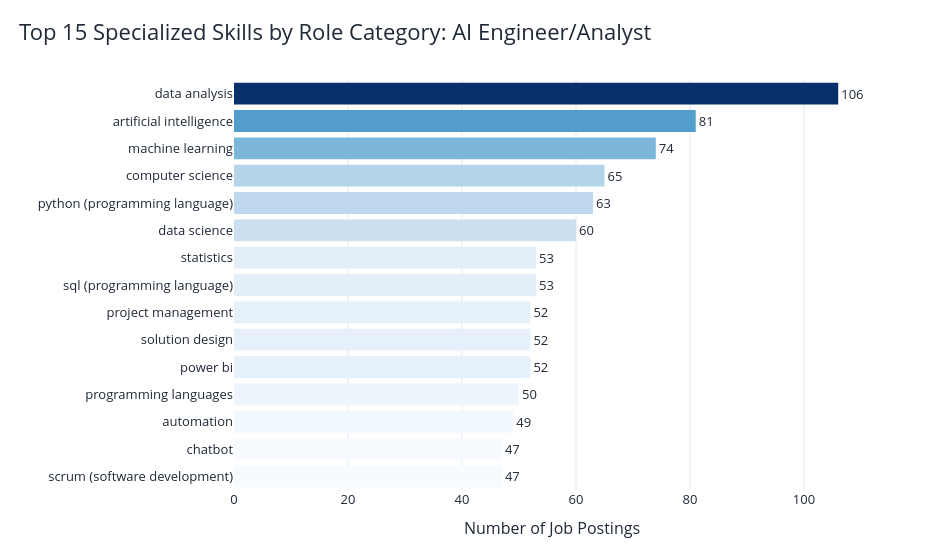
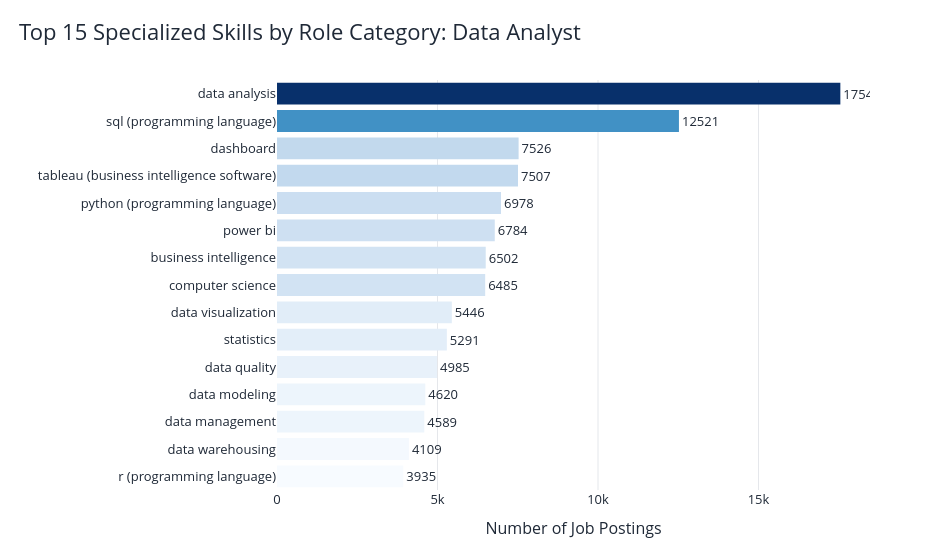
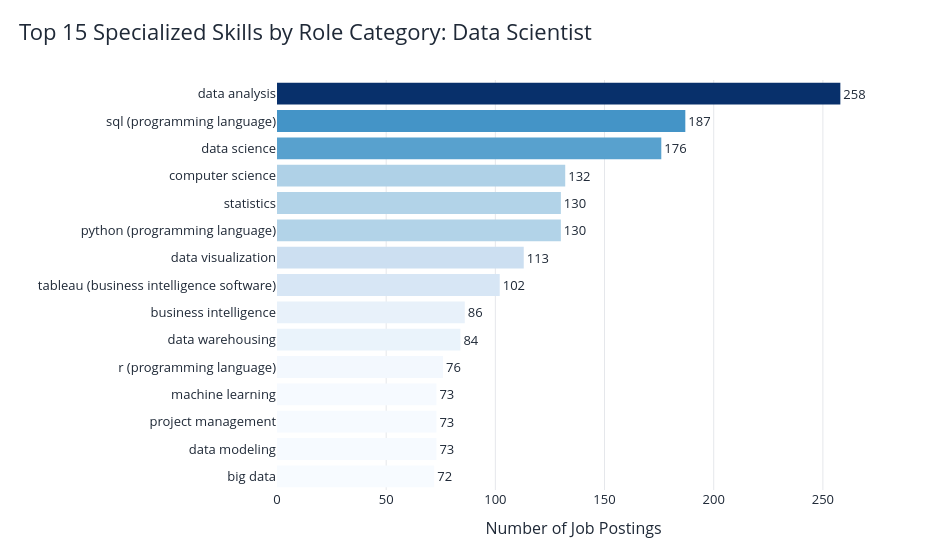
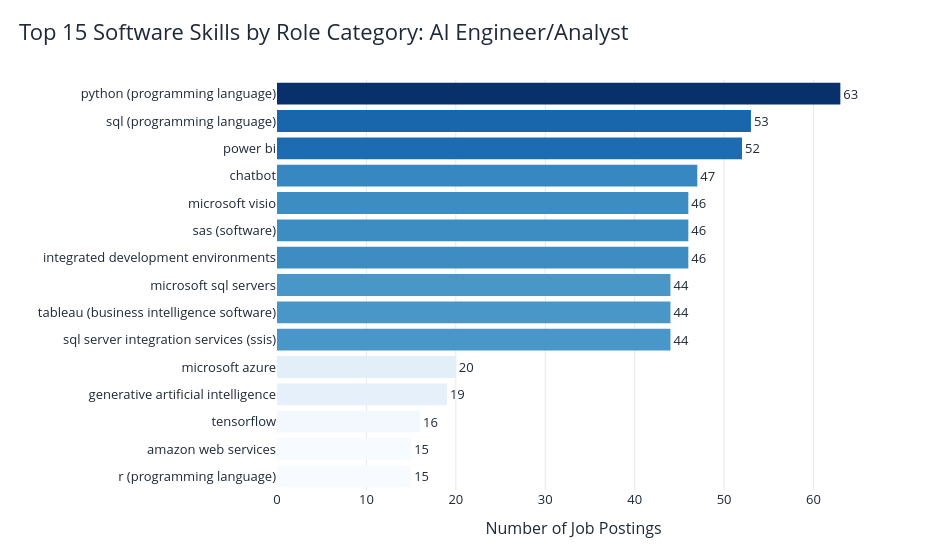

Notebook cell for these charts, in order:
### Markdown cell above
What are the most in-demand skills for data science, business analytics, and ML roles?
Have job descriptions evolved in 2024 to require AI/ML expertise?
What industries are hiring the most data scientists and why?
What is the career outlook for business analytics professionals?


Figure 3: experience level distribution
Heatmap: Experience Level vs Work Setup
Figure 4: salary by role category
Figure 5: filter roles to data scientists, data analyst, etc and count jobs by industry
skills + Industry heatmap

Education Levels
Work Experience

Top skills	What skills are in demand? 
Skills by role	How roles differ
Industry	Who is hiring
Salary	Career outlook
Experience	Entry vs senior
Remote	Work trends

### Code cell
# Figure 1: Top 15 soft skills, specialized skills, common skills, and certifications by role category
plot_skill_type_by_role(specialized_top15, "Top 15 Specialized Skills by Role Category")
plot_skill_type_by_role(software_top15, "Top 15 Software Skills by Role Category")
plot_skill_type_by_role(common_top15, "Top 15 Common Skills by Role Category")
plot_skill_type_by_role(certifications_top15, "Top 15 Certifications by Role Category")

### Figure 1 — Plotly figure (JSON) as saved in the notebook; plotly's stock layout.template omitted (floating-point values rounded to 4 significant figures)
{"data": [{"hovertemplate": "count=%{marker.color}<br>SKILL=%{y}<extra></extra>", "legendgroup": "", "marker": {"color": [47, 47, 49, 50, 52, 52, 52, 53, 53, 60, 63, 65, 74, 81, 106], "coloraxis": "coloraxis", "line": {"width": 0}, "pattern": {"shape": ""}}, "name": "", "orientation": "h", "showlegend": false, "text": [47.0, 47.0, 49.0, 50.0, 52.0, 52.0, 52.0, 53.0, 53.0, 60.0, 63.0, 65.0, 74.0, 81.0, 106.0], "textposition": "outside", "type": "bar", "x": [47, 47, 49, 50, 52, 52, 52, 53, 53, 60, 63, 65, 74, 81, 106], "xaxis": "x", "y": ["scrum (software development)", "chatbot", "automation", "programming languages", "power bi", "solution design", "project management", "sql (programming language)", "statistics", "data science", "python (programming language)", "computer science", "machine learning", "artificial intelligence", "data analysis"], "yaxis": "y"}], "layout": {"barmode": "relative", "coloraxis": {"colorbar": {"title": {"text": "count"}}, "colorscale": [[0, "rgb(247,251,255)"], [0.125, "rgb(222,235,247)"], [0.25, "rgb(198,219,239)"], [0.375, "rgb(158,202,225)"], [0.5, "rgb(107,174,214)"], [0.625, "rgb(66,146,198)"], [0.75, "rgb(33,113,181)"], [0.875, "rgb(8,81,156)"], [1, "rgb(8,48,107)"]], "showscale": false}, "font": {"color": "#1f2937", "size": 13}, "height": 550, "legend": {"tracegroupgap": 0}, "margin": {"b": 60, "l": 220, "r": 80, "t": 80}, "paper_bgcolor": "white", "plot_bgcolor": "white", "title": {"font": {"color": "#1f2937", "size": 22}, "text": "Top 15 Specialized Skills by Role Category: AI Engineer/Analyst", "x": 0.02}, "width": 950, "xaxis": {"anchor": "y", "domain": [0, 1], "gridcolor": "#e5e7eb", "showgrid": true, "title": {"text": "Number of Job Postings"}, "zeroline": false}, "yaxis": {"anchor": "x", "domain": [0, 1], "showgrid": false, "title": {"text": ""}}}}

### Figure 2 — Plotly figure (JSON) as saved in the notebook; plotly's stock layout.template omitted (floating-point values rounded to 4 significant figures)
{"data": [{"hovertemplate": "count=%{marker.color}<br>SKILL=%{y}<extra></extra>", "legendgroup": "", "marker": {"color": [3935, 4109, 4589, 4620, 4985, 5291, 5446, 6485, 6502, 6784, 6978, 7507, 7526, 12521, 17549], "coloraxis": "coloraxis", "line": {"width": 0}, "pattern": {"shape": ""}}, "name": "", "orientation": "h", "showlegend": false, "text": [3935.0, 4109.0, 4589.0, 4620.0, 4985.0, 5291.0, 5446.0, 6485.0, 6502.0, 6784.0, 6978.0, 7507.0, 7526.0, 12520.0, 17550.0], "textposition": "outside", "type": "bar", "x": [3935, 4109, 4589, 4620, 4985, 5291, 5446, 6485, 6502, 6784, 6978, 7507, 7526, 12521, 17549], "xaxis": "x", "y": ["r (programming language)", "data warehousing", "data management", "data modeling", "data quality", "statistics", "data visualization", "computer science", "business intelligence", "power bi", "python (programming language)", "tableau (business intelligence software)", "dashboard", "sql (programming language)", "data analysis"], "yaxis": "y"}], "layout": {"barmode": "relative", "coloraxis": {"colorbar": {"title": {"text": "count"}}, "colorscale": [[0, "rgb(247,251,255)"], [0.125, "rgb(222,235,247)"], [0.25, "rgb(198,219,239)"], [0.375, "rgb(158,202,225)"], [0.5, "rgb(107,174,214)"], [0.625, "rgb(66,146,198)"], [0.75, "rgb(33,113,181)"], [0.875, "rgb(8,81,156)"], [1, "rgb(8,48,107)"]], "showscale": false}, "font": {"color": "#1f2937", "size": 13}, "height": 550, "legend": {"tracegroupgap": 0}, "margin": {"b": 60, "l": 220, "r": 80, "t": 80}, "paper_bgcolor": "white", "plot_bgcolor": "white", "title": {"font": {"color": "#1f2937", "size": 22}, "text": "Top 15 Specialized Skills by Role Category: Data Analyst", "x": 0.02}, "width": 950, "xaxis": {"anchor": "y", "domain": [0, 1], "gridcolor": "#e5e7eb", "showgrid": true, "title": {"text": "Number of Job Postings"}, "zeroline": false}, "yaxis": {"anchor": "x", "domain": [0, 1], "showgrid": false, "title": {"text": ""}}}}

### Figure 3 — Plotly figure (JSON) as saved in the notebook; plotly's stock layout.template omitted (floating-point values rounded to 4 significant figures)
{"data": [{"hovertemplate": "count=%{marker.color}<br>SKILL=%{y}<extra></extra>", "legendgroup": "", "marker": {"color": [72, 73, 73, 73, 76, 84, 86, 102, 113, 130, 130, 132, 176, 187, 258], "coloraxis": "coloraxis", "line": {"width": 0}, "pattern": {"shape": ""}}, "name": "", "orientation": "h", "showlegend": false, "text": [72.0, 73.0, 73.0, 73.0, 76.0, 84.0, 86.0, 102.0, 113.0, 130.0, 130.0, 132.0, 176.0, 187.0, 258.0], "textposition": "outside", "type": "bar", "x": [72, 73, 73, 73, 76, 84, 86, 102, 113, 130, 130, 132, 176, 187, 258], "xaxis": "x", "y": ["big data", "data modeling", "project management", "machine learning", "r (programming language)", "data warehousing", "business intelligence", "tableau (business intelligence software)", "data visualization", "python (programming language)", "statistics", "computer science", "data science", "sql (programming language)", "data analysis"], "yaxis": "y"}], "layout": {"barmode": "relative", "coloraxis": {"colorbar": {"title": {"text": "count"}}, "colorscale": [[0, "rgb(247,251,255)"], [0.125, "rgb(222,235,247)"], [0.25, "rgb(198,219,239)"], [0.375, "rgb(158,202,225)"], [0.5, "rgb(107,174,214)"], [0.625, "rgb(66,146,198)"], [0.75, "rgb(33,113,181)"], [0.875, "rgb(8,81,156)"], [1, "rgb(8,48,107)"]], "showscale": false}, "font": {"color": "#1f2937", "size": 13}, "height": 550, "legend": {"tracegroupgap": 0}, "margin": {"b": 60, "l": 220, "r": 80, "t": 80}, "paper_bgcolor": "white", "plot_bgcolor": "white", "title": {"font": {"color": "#1f2937", "size": 22}, "text": "Top 15 Specialized Skills by Role Category: Data Scientist", "x": 0.02}, "width": 950, "xaxis": {"anchor": "y", "domain": [0, 1], "gridcolor": "#e5e7eb", "showgrid": true, "title": {"text": "Number of Job Postings"}, "zeroline": false}, "yaxis": {"anchor": "x", "domain": [0, 1], "showgrid": false, "title": {"text": ""}}}}

### Figure 4 — Plotly figure (JSON) as saved in the notebook; plotly's stock layout.template omitted (floating-point values rounded to 4 significant figures)
{"data": [{"hovertemplate": "count=%{marker.color}<br>SKILL=%{y}<extra></extra>", "legendgroup": "", "marker": {"color": [15, 15, 16, 19, 20, 44, 44, 44, 46, 46, 46, 47, 52, 53, 63], "coloraxis": "coloraxis", "line": {"width": 0}, "pattern": {"shape": ""}}, "name": "", "orientation": "h", "showlegend": false, "text": [15.0, 15.0, 16.0, 19.0, 20.0, 44.0, 44.0, 44.0, 46.0, 46.0, 46.0, 47.0, 52.0, 53.0, 63.0], "textposition": "outside", "type": "bar", "x": [15, 15, 16, 19, 20, 44, 44, 44, 46, 46, 46, 47, 52, 53, 63], "xaxis": "x", "y": ["r (programming language)", "amazon web services", "tensorflow", "generative artificial intelligence", "microsoft azure", "sql server integration services (ssis)", "tableau (business intelligence software)", "microsoft sql servers", "integrated development environments", "sas (software)", "microsoft visio", "chatbot", "power bi", "sql (programming language)", "python (programming language)"], "yaxis": "y"}], "layout": {"barmode": "relative", "coloraxis": {"colorbar": {"title": {"text": "count"}}, "colorscale": [[0, "rgb(247,251,255)"], [0.125, "rgb(222,235,247)"], [0.25, "rgb(198,219,239)"], [0.375, "rgb(158,202,225)"], [0.5, "rgb(107,174,214)"], [0.625, "rgb(66,146,198)"], [0.75, "rgb(33,113,181)"], [0.875, "rgb(8,81,156)"], [1, "rgb(8,48,107)"]], "showscale": false}, "font": {"color": "#1f2937", "size": 13}, "height": 550, "legend": {"tracegroupgap": 0}, "margin": {"b": 60, "l": 220, "r": 80, "t": 80}, "paper_bgcolor": "white", "plot_bgcolor": "white", "title": {"font": {"color": "#1f2937", "size": 22}, "text": "Top 15 Software Skills by Role Category: AI Engineer/Analyst", "x": 0.02}, "width": 950, "xaxis": {"anchor": "y", "domain": [0, 1], "gridcolor": "#e5e7eb", "showgrid": true, "title": {"text": "Number of Job Postings"}, "zeroline": false}, "yaxis": {"anchor": "x", "domain": [0, 1], "showgrid": false, "title": {"text": ""}}}}
